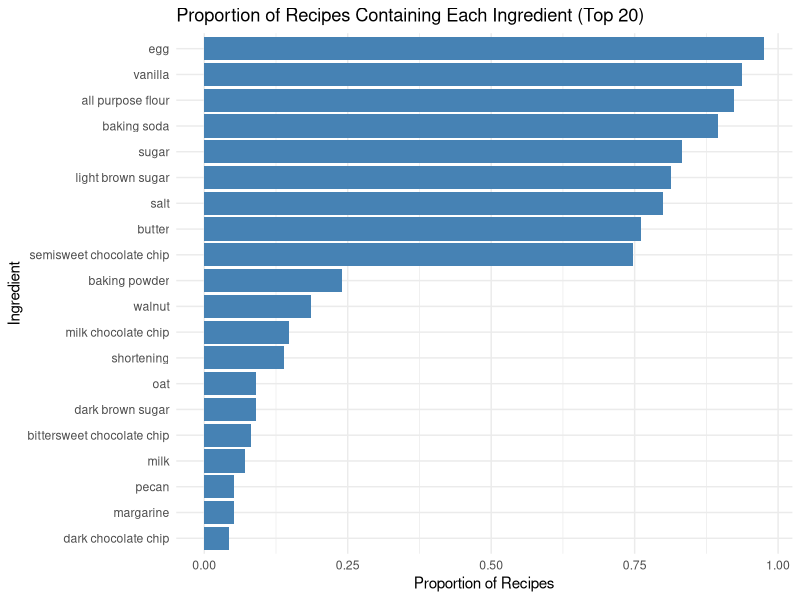

This chart was generated by the following R code:
## ---- chunk 1
library(ggplot2)
library(tidyverse)
cookie <- read.csv("../resource/choc_chip_cookie_ingredients.csv", stringsAsFactors = FALSE)
cookie_data <- cookie[, -1]

# Convert data types
cookie_data$Ingredient <- as.character(cookie_data$Ingredient)
cookie_data$Text <- as.character(cookie_data$Text)
cookie_data$Recipe_Index <- as.character(cookie_data$Recipe_Index)
cookie_data$Unit <- as.character(cookie_data$Unit)

cookie_data$Rating <- as.numeric(cookie_data$Rating)
cookie_data$Quantity <- as.numeric(cookie_data$Quantity)

ingredient_count <- cookie_data %>%
  group_by(Ingredient) %>%
  summarise(Recipe_Count = n_distinct(Recipe_Index)) %>%
  mutate(Total_Recipes = n_distinct(cookie_data$Recipe_Index),
         Proportion = Recipe_Count / Total_Recipes) %>%
  arrange(desc(Recipe_Count)) %>%
  slice(1:20)

ingredient_count %>%
  ggplot(aes(x = reorder(Ingredient, Proportion), y = Proportion)) +
  geom_bar(stat = "identity", fill = "steelblue") +
  coord_flip() +
  labs(title = "Proportion of Recipes Containing Each Ingredient (Top 20)",
       x = "Ingredient",
       y = "Proportion of Recipes") +
  theme_minimal()
